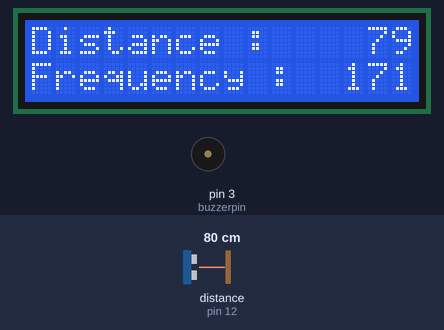
The sketch below on a simulated Arduino Uno, built with avr-gcc and run on an emulated ATmega328P. Shown: 16×2 character LCD, buzzer (waves = sounding). Wiring (inferred from the names in the program): ultrasonic range finder: trigger pin 13; echo pin 12. The test bench sets the inputs (shaded band); at power-on: distance to the obstacle (sensor on pin 12) 80 cm. The echo pulse lasts 58.3 µs per cm.

Above: at 1.2 s.
1.3 s: distance to the obstacle (sensor on pin 12) set to 18 cm
At 1.58 s:
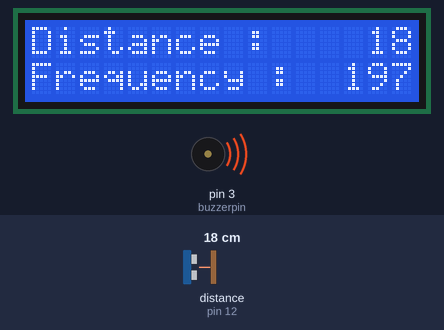
3.6 s: distance to the obstacle (sensor on pin 12) set to 2 cm
At 4.9 s:
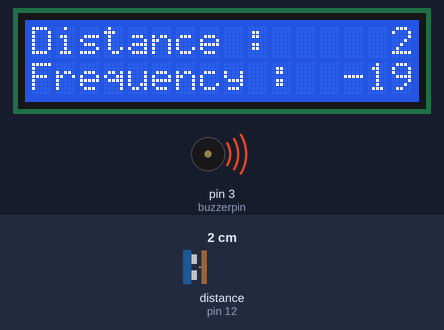
5.2 s: distance to the obstacle (sensor on pin 12) set to 60 cm
At 7.2 s:
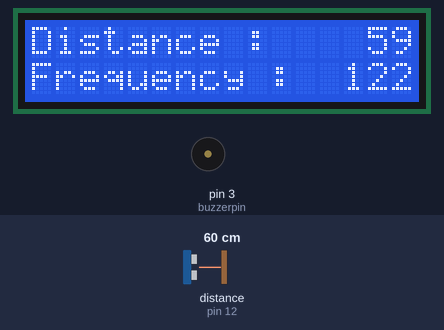
Timing chart, 0 to 8.7 s (numbered marks = the images above; inputs shaded):
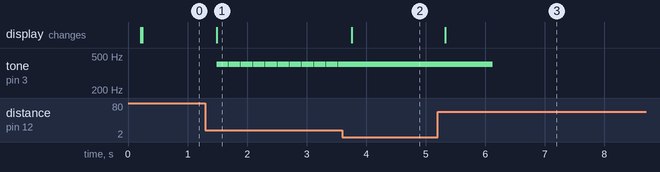

Measured:
- after the input at 1.3 s, tone on pin 3 (buzzerpin): alternates 400 Hz for 0.20 s and silent for 0.01 s, starting after 0.19 s; the display: changes after 0.19 s (image 1)
- after the input at 3.6 s, tone on pin 3 (buzzerpin): stops changing and stays 400 Hz; the display: changes after 0.16 s (image 2)
- after the input at 5.2 s, tone on pin 3 (buzzerpin): 400 Hz → silent after 0.93 s; the display: changes after 0.13 s (image 3)

The sketch:

Sonar_HCSR04.ino
```cpp
#include <LiquidCrystal.h>

//Pins:

const int trigPin = 13;
const int echoPin = 12;
const int buzzerpin = 3;
const int ledpin = 2;
LiquidCrystal lcd(11, 10, 7, 6, 5, 4); // RS, EN, D4, D5, D6, D7

//These variables are for activation duration for buzzer and LED

float Buzzer_LED_Freq_Max = 1000;
float Buzzer_LED_Freq_Min = 10;

//These variables control the distance space we use on our equation

float Dist_Max = 50;
float Dist_Min = 10;
bool flag = false;
//current distance returned by sensor

float Current_Dist = 0;
float Current_Freq = 0;

/*These variable are used to how frequently we should check the current distance and
update “Current_Dist” variable and LCD display for values. */

int Update_Freq = 500;
int Update_LCD = 200;

//Frequency related values
int time1;
int time2;

char buffer[16];
void setup() {
  lcd.begin(16, 2); // Initializes the interface to the LCD screen, and specifies the dimensions (width and height) of the display
  pinMode(trigPin, OUTPUT); // Sets the trigPin as an Output
  pinMode(echoPin, INPUT); // Sets the echoPin as an Input
  Serial.begin(9600); // Starts the serial communication
}

void led_buzz(){

  if((Current_Freq <= Buzzer_LED_Freq_Max) && (Current_Freq >= Buzzer_LED_Freq_Min)){

     tone(buzzerpin,400, Current_Freq);
     digitalWrite(ledpin, HIGH);
     delay(Current_Freq);
     digitalWrite(ledpin, LOW);
  }
  else if(Current_Freq<Buzzer_LED_Freq_Max){
     tone(buzzerpin,400, Buzzer_LED_Freq_Max);
     digitalWrite(ledpin, HIGH);
     delay(20);
     digitalWrite(ledpin, LOW);

  }
}

void loop() {
  // Clears the trigPin
  digitalWrite(trigPin, LOW);
  delayMicroseconds(2);

  // Sets the trigPin on HIGH state for 10 micro seconds
  digitalWrite(trigPin, HIGH);
  delayMicroseconds(10);
  digitalWrite(trigPin, LOW);

  // Reads the echoPin, returns the sound wave travel time in microseconds
  int duration = pulseIn(echoPin, HIGH);
  Current_Dist = duration * 0.034 / 2;
//  Serial.print(Current_Dist);
//  delay(500);
  //Current_Freq formula
  float distance_normalized = (Current_Dist - Dist_Min) / (Dist_Max-Dist_Min);
  Current_Freq = distance_normalized * (Buzzer_LED_Freq_Max - Buzzer_LED_Freq_Min);
  Current_Freq +=  Buzzer_LED_Freq_Min;

  time2 = millis();
  int freq = time2-time1;
  if( freq >=Update_LCD){
    lcd.clear();
    lcd.setCursor(0,0);
    int roundabout = round(Current_Dist);
    sprintf(buffer,"Distance : %5d",roundabout);
    lcd.print(buffer); // Prints string "Distance" on the LCD
    if(freq>=Update_Freq){
      //Current_Freq formula
      Current_Freq =(((Current_Dist - Dist_Min) / (Dist_Max-Dist_Min))*(Buzzer_LED_Freq_Max - Buzzer_LED_Freq_Min))+Buzzer_LED_Freq_Min;
    }
    lcd.setCursor(0,1);
    lcd.print("Frequency :  "); // Prints string "Frequency" on the LCD
    int roundabout2 = round(Current_Freq);
    lcd.print(roundabout2); // Prints the distance value from the sensor
    led_buzz();
    time1=time2;
  }
    digitalWrite(ledpin, LOW);
}
```
